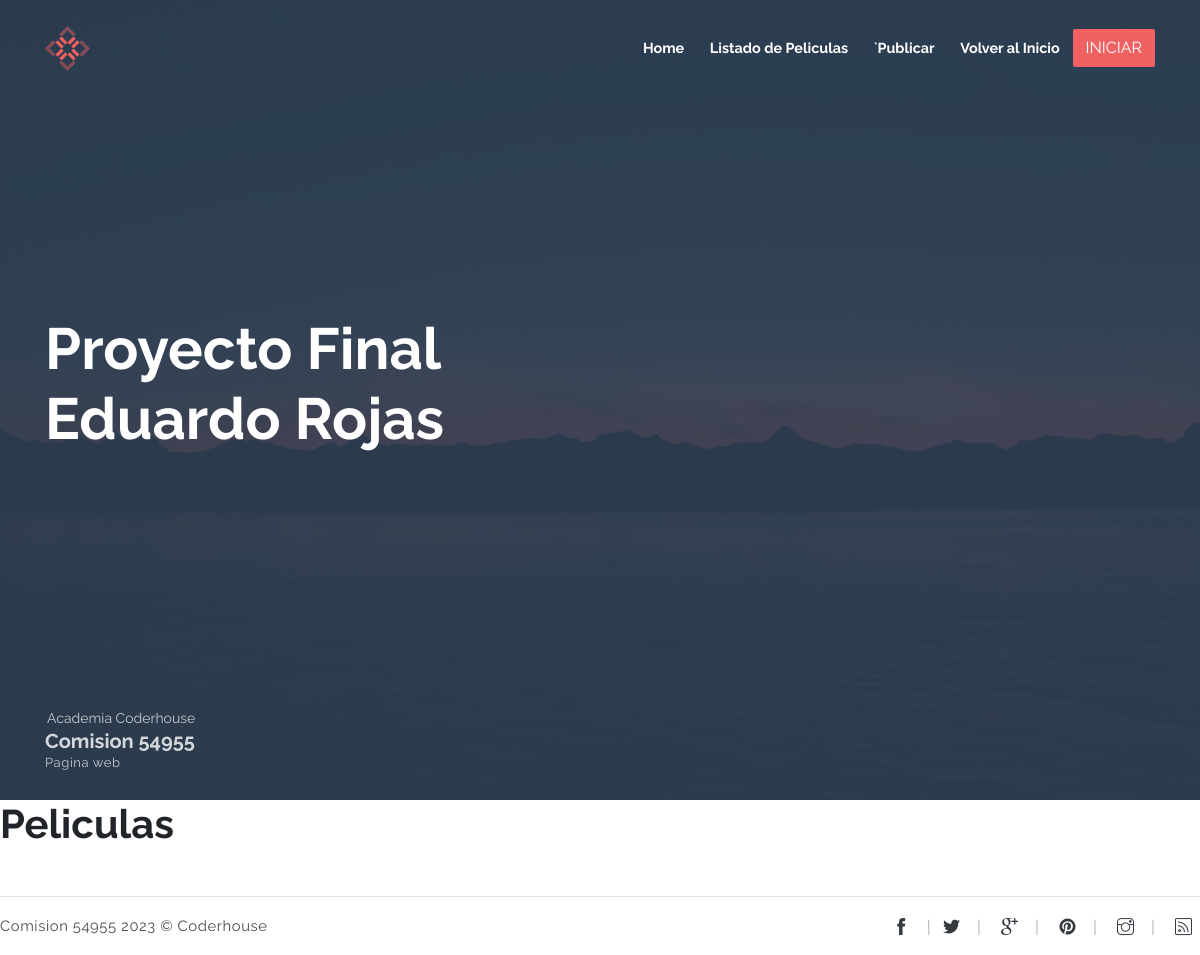
Page /principal/peliculas/list on the earlier database version.
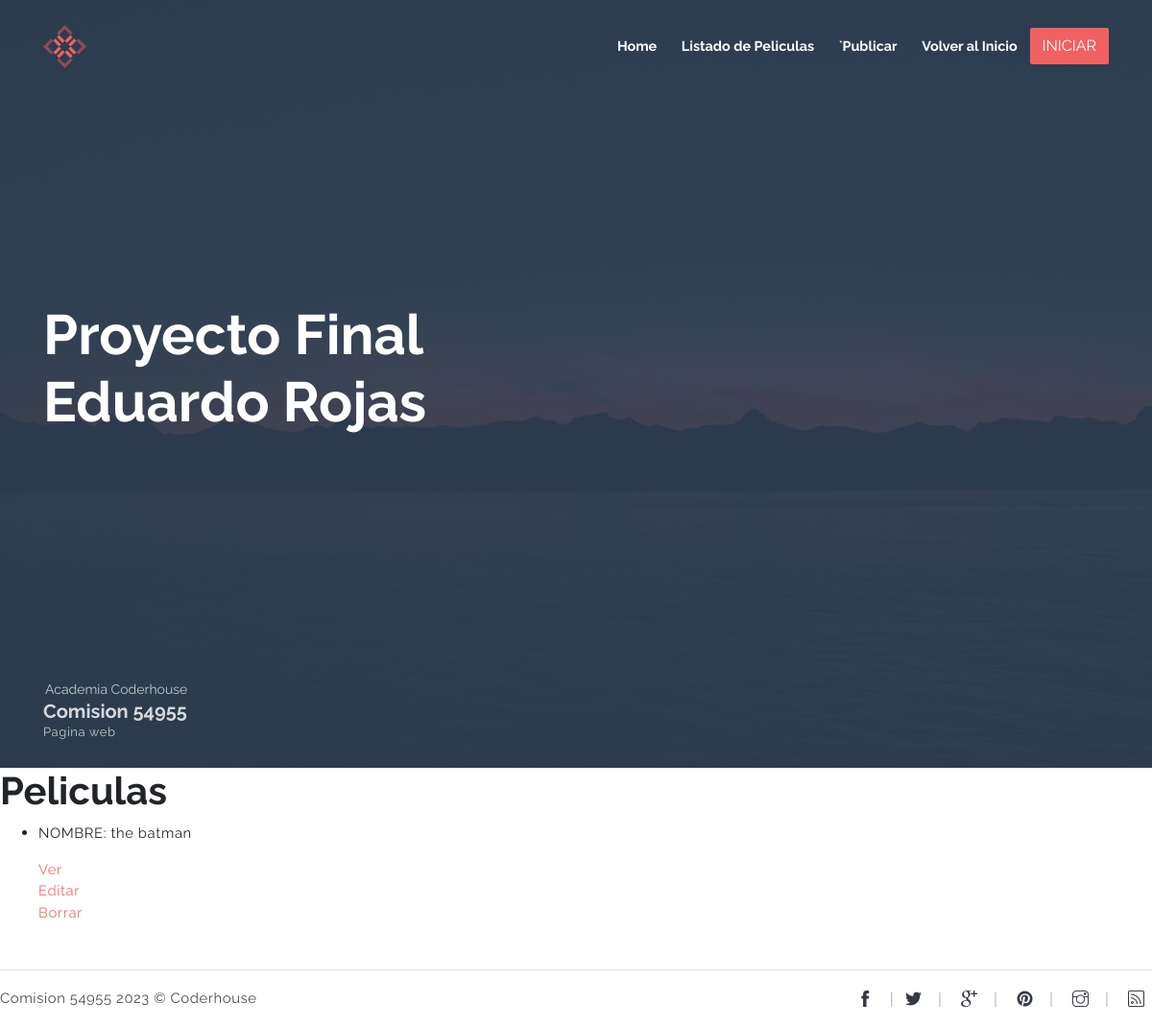
Same page on the later database version.
### principal/models.py (models this page shows)
class Pelicula(models.Model):
    nombre= models.CharField(max_length=50)
    precio= models.IntegerField()
    imagen= models.ImageField(upload_to='media', null=True , blank =True)
    estado= models.CharField(max_length=20)
    genero= models.CharField(max_length= 30)
    descripcion= models.CharField(max_length= 500)
    fecha=models.DateTimeField(auto_now=False)
    vendedor= models.CharField(max_length= 50)
    contacto= models.CharField(max_length=100)

### principal/views.py (the view)
# urls.py: path('peliculas/list', PeliculaList.as_view(), name= 'Pelicula_List'),
class PeliculaList(ListView):
    model= Pelicula
    template_name= "principal/peliculas_list.html"

### principal/templates/principal/peliculas_list.html
{% extends "principal/pelispage.html" %}
{% load static %}
{% block contenidoQueCambia %}
<body>
    <h1>Peliculas </h1>
    <ul>
        {% for pelicula in object_list %}
            <li>
                <p>NOMBRE: {{pelicula.nombre}} </p>
                <p>
                    <a href="{% url 'Pelicula_Detail' pelicula.id %}"> Ver</a>
                    <br>
                    <a href="{% url 'Pelicula_Edit' pelicula.id %}">Editar</a>
                    <br>
                    <a href="{% url 'Pelicula_Delete' pelicula.id %}">Borrar</a>
                </p>
            </li>
        {% endfor %}
    </ul>
</body>
{% endblock %}

### principal/templates/principal/pelispage.html (shortened to what this page needs)
<!DOCTYPE html>
<html lang="en">
<head>
  {% load static %}
    <link rel="stylesheet" href="assets/vendors/themify-icons/css/themify-icons.css">
    <link rel="stylesheet" href="assets/vendors/owl-carousel/css/owl.carousel.css">
    <link rel="stylesheet" href="assets/vendors/owl-carousel/css/owl.theme.default.css">
	<link rel="stylesheet" href="{% static 'principal/assets/css/ollie.css' %}">
</head>
<body data-spy="scroll" data-target=".navbar" data-offset="40" id="home">
    <nav id="scrollspy" class="navbar navbar-light bg-light navbar-expand-lg fixed-top" data-spy="affix" data-offset-top="20">
        <div class="container">
            <a class="navbar-brand" href="#"><img src="assets/imgs/brand.svg" alt="" class="brand-img"></a>
            <div class="collapse navbar-collapse" id="navbarSupportedContent">
                <ul class="navbar-nav ml-auto">
                    <li class="nav-item">
                        <a class="nav-link" href="{% url 'Inicio' %}">Home</a>
                    </li>
                    <li class="nav-item">
                        <a class="nav-link" href="{% url 'Pelicula_List' %}">Listado de Peliculas</a>
                    </li>
                    <li class="nav-item">
                        <a class="nav-link" href="{% url 'Peliculas' %}">`Publicar</a>
                    </li>
                    <li class="nav-item">
                        <a class="nav-link" href="{% url 'Inicio' %}">Volver al Inicio</a>
                    </li>
                    {% if not request.user.is_authenticated %}
                    <a class=" btn btn-primary" href="{% url 'Login' %}">INICIAR</a>
                    {% endif %}
                </ul>
            </div>
        </div>
    </nav>
    <header id="home" class="header">
        <div class="overlay"></div>
        <div id="header-carousel" class="carousel slide carousel-fade" data-ride="carousel">
            <div class="container">
                <div class="carousel-inner">
                    <div class="carousel-item active">
                        <div class="carousel-caption d-none d-md-block">
                            <h1 class="carousel-title">Proyecto Final<br> Eduardo Rojas</h1>
                        </div>
                    </div>
                </div>
            </div>
        </div>
        <div class="infos container mb-4 mb-md-2">
            <div class="title">
                <h6 class="subtitle font-weight-normal">Academia Coderhouse</h6>
                <h5>Comision 54955</h5>
                <p class="font-small">Pagina web </p>
            </div>
        </div>
    </header>
    {% block contenidoQueCambia %}
    {% endblock %}
            <footer class="footer mt-5 border-top">
                <div class="row align-items-center justify-content-center">
                    <div class="col-md-6 text-center text-md-left">
                        <p class="mb-0">Comision 54955 <script>document.write(new Date().getFullYear())</script> &copy; <a target="_blank" href="http://www.coderhouse.com">Coderhouse</a></p>
                    </div>
                    <div class="col-md-6 text-center text-md-right">
                        <div class="social-links">
                            <a href="javascript:void(0)" class="link"><i class="ti-facebook"></i></a>
                            <a href="javascript:void(0)" class="link"><i class="ti-twitter-alt"></i></a>
                            <a href="javascript:void(0)" class="link"><i class="ti-google"></i></a>
                            <a href="javascript:void(0)" class="link"><i class="ti-pinterest-alt"></i></a>
                            <a href="javascript:void(0)" class="link"><i class="ti-instagram"></i></a>
                            <a href="javascript:void(0)" class="link"><i class="ti-rss"></i></a>
                        </div>
                    </div>
                </div>
            </footer>
</body>
</html>

Differences in the rows shown:
added Pelicula: nombre "the batman"
